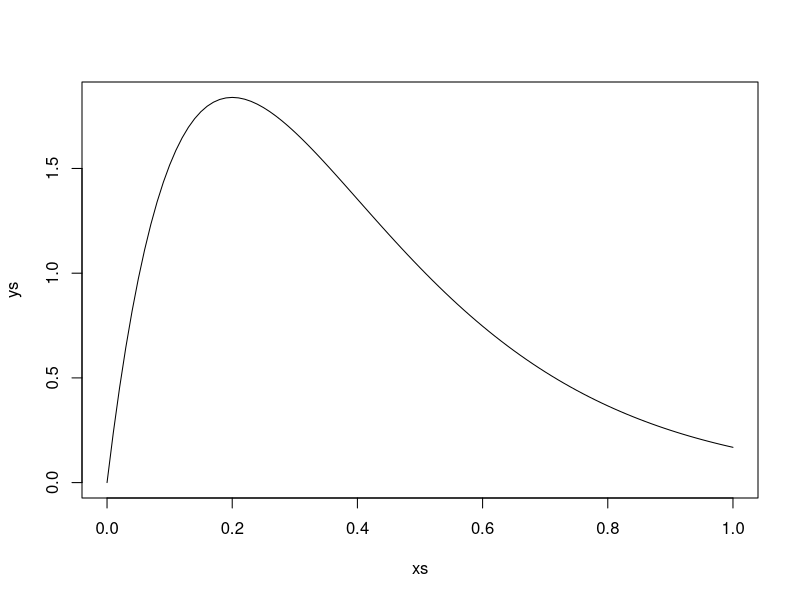
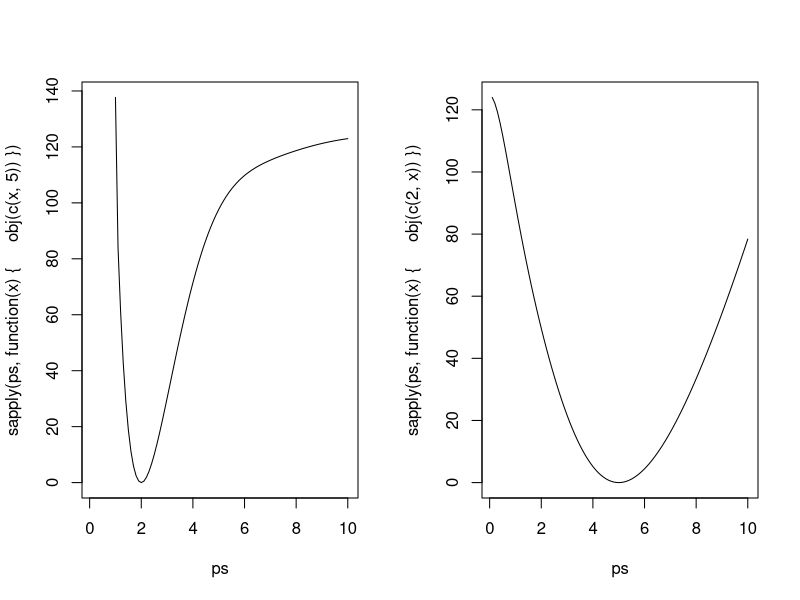

The R script that drew these images, in order:

library(numDeriv)

# Gamma-tæthedsfunktion med shape=2 og rate=5
par(mfrow=c(1,1))
xs <- seq(0,1,by=0.01)
ys <- dgamma(xs,2,5)
plot(xs,ys,type="l")

# Least squares funktion omkring gamma(2,5)
obj <- function(p){
  
  x <- seq(0,1,by=0.01)
  pred <- dgamma(x,p[1],p[2])
  y <- dgamma(x,2,5)
  
  sum((y - pred)^2)
  
}

# Evaluér least suqares i f.eks. de sande parametre vs. nogle andre
obj(c(2,5))
obj(c(1,5))

# Plot least squares skiftevis med de 2 parametre fixed
par(mfrow=c(1,2))
ps <- seq(0.1,10,by=0.1)
plot(ps,sapply(ps,function(x){obj(c(x,5))}),type="l")
plot(ps,sapply(ps,function(x){obj(c(2,x))}),type="l")

# Fisher Informations matrix
hessian(func = obj,x = c(2,5))

# Covariance matrix
solve(hessian(func = obj,x = c(2,5)))
